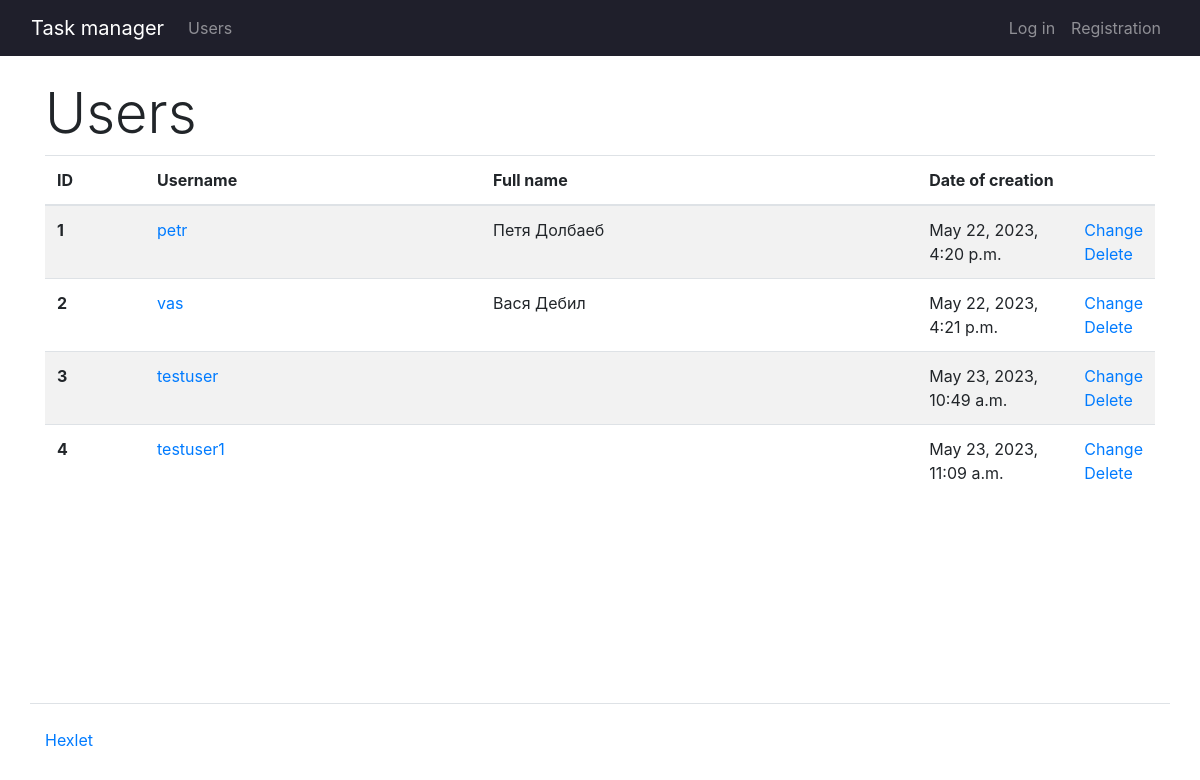
/users/, run on the app's committed database.
### task_manager/users/models.py (models this page shows, shortened)
class CustomUser(AbstractUser):
    groups = models.ManyToManyField(
        "auth.Group",
        blank=True,
        related_name="customuser_set",
        related_query_name="customuser",
    )
    user_permissions = models.ManyToManyField(
        "auth.Permission",
        blank=True,
        related_name="customuser_set",
        related_query_name="customuser",
    )

### task_manager/users/views.py (the view)
# urls.py: path("", IndexView.as_view(), name="users"),
class IndexView(View):
    def get(self, request):
        users = CustomUser.objects.all()
        return render(request, "users/users.html", context={"users": users})

### task_manager/templates/users/users.html
{% extends 'base.html' %}
{% load i18n %}
{% block content %}
      <h1 class="display-4">{% translate "Users" %}</h1>
      <table class="table table-striped">
        <thead>
          <tr>
            <th scope="col" style="width: 100px;">ID</th>
            <th scope="col">{% translate "Username" %}</th>
            <th scope="col">{% translate "Full name" %}</th>
            <th scope="col" style="width: 155px;">{% translate "Date of creation" %}</th>
            <th scope="col" style="width: 15px;"></th>
          </tr>
        </thead>
        <tbody>
            {% for user in users %}
            <tr>
              <th scope="row">{{ user.id }}</th>
                <td>
                  <a href="{% url 'user_profile' user.id %}">{{ user.username }}</a>
                </td>
                <td>{{ user.first_name }} {{ user.last_name }}</td>
                <td>{{ user.date_joined }}</td>
                <td>
                    <a href="{% url 'user_update' user.id %}">{% translate "Change" %}</a><br>
                    <a href="{% url 'user_delete' user.id %}" rel="nofollow">{% translate "Delete" %}</a>
                </td>
            </tr>
            {% endfor %}
        </tbody>
      </table>
{% endblock %}

### data on the page
CustomUser: id "1", username "petr", first_name "Петя", last_name "Долбаеб", date_joined "May 22, 2023, 4:20 p.m."
CustomUser: id "2", username "vas", first_name "Вася", last_name "Дебил", date_joined "May 22, 2023, 4:21 p.m."
CustomUser: id "3", username "testuser", date_joined "May 23, 2023, 10:49 a.m."
CustomUser: id "4", username "testuser1", date_joined "May 23, 2023, 11:09 a.m."
